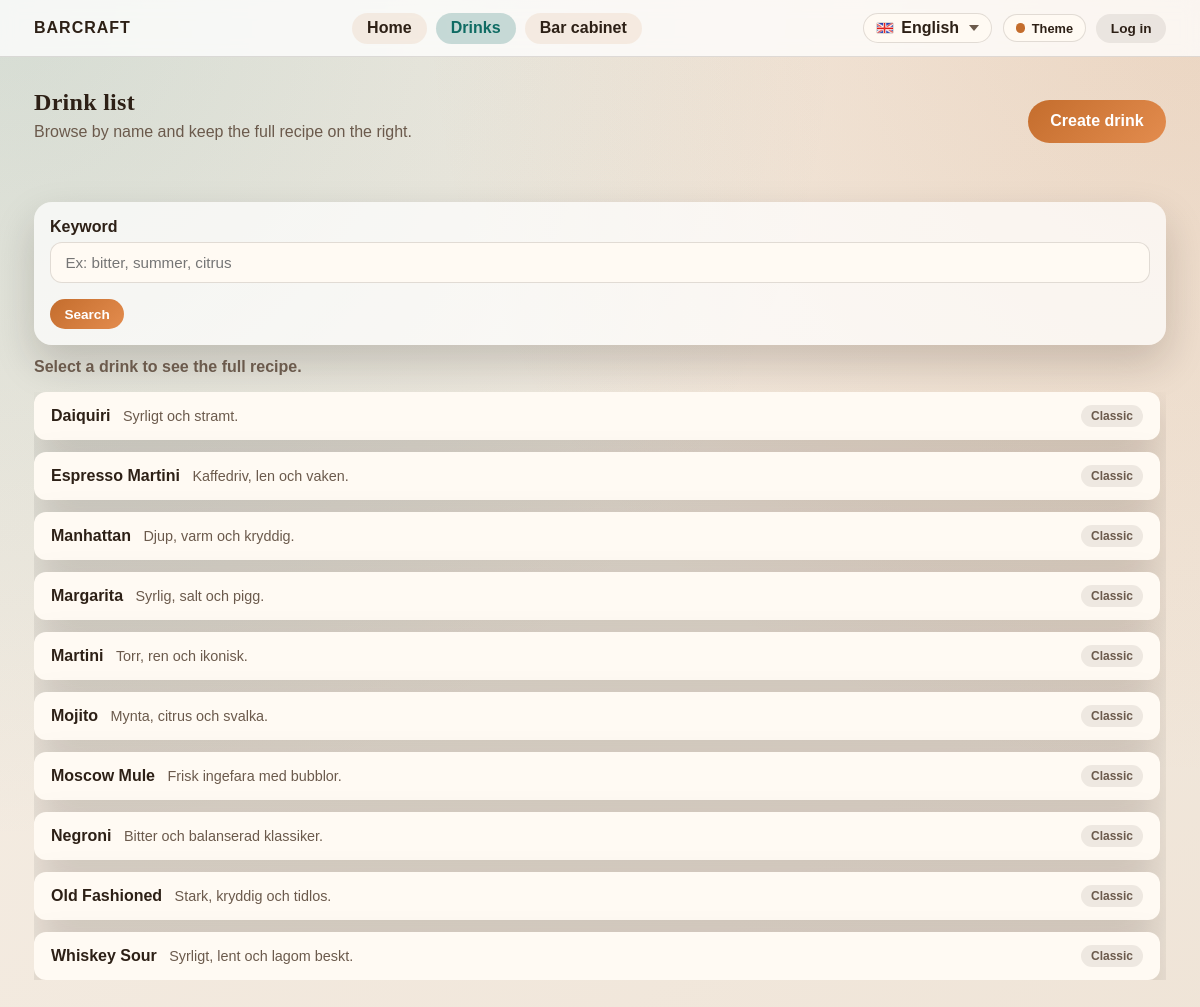
/drinks.php, run on an earlier commit of the app's database.
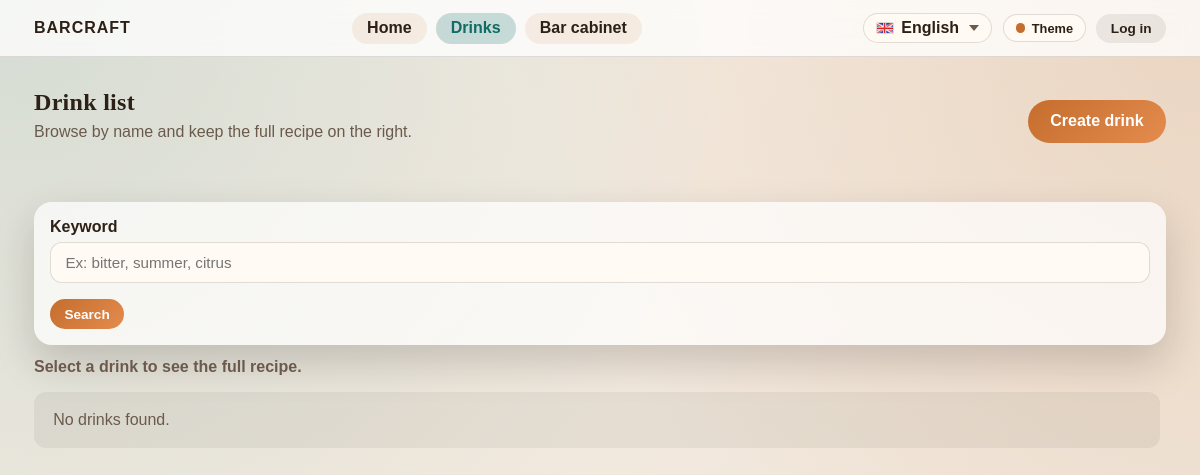
And on a later commit of the database.
### tables this page shows
CREATE TABLE IF NOT EXISTS drinks (
  id INT AUTO_INCREMENT PRIMARY KEY,
  name VARCHAR(120) NOT NULL,
  description VARCHAR(255) NULL,
  instructions TEXT NOT NULL,
  quote TEXT NULL,
  is_classic TINYINT(1) NOT NULL DEFAULT 0,
  created_at TIMESTAMP DEFAULT CURRENT_TIMESTAMP
);

### lib/app.php (called while the page is built, shortened)
<?php
require_once __DIR__ . '/helpers.php';
require_once __DIR__ . '/db.php';
require_once __DIR__ . '/i18n.php';
$current_user = null;
function is_logged_in(?array $user): bool
{
    return $user !== null && (int) $user['is_approved'] === 1;
}

### lib/i18n.php (called while the page is built, shortened)
<?php
function supported_languages(): array
{
    return [
        'en' => 'English',
        'sv' => 'Svenska',
        'no' => 'Norsk',
        'fi' => 'Suomi',
        'da' => 'Dansk',
        'de' => 'Deutsch',
        'pl' => 'Polski',
    ];
}
function supported_languages_with_flags(): array
{
    $languages = supported_languages();
    $flags = language_flag_map();
    $fallback = $flags['en'] ?? 'assets/en.png';
    $result = [];
    foreach ($languages as $code => $label) {
        $result[$code] = [
            'label' => $label,
            'flag' => $flags[$code] ?? $fallback,
        ];
    }
    return $result;
}
function language_flag_map(): array
{
    return [
        'en' => 'assets/en.png',
        'sv' => 'assets/se.png',
        'no' => 'assets/no.png',
        'fi' => 'assets/fi.png',
        'da' => 'assets/dk.png',
        'de' => 'assets/de.png',
        'pl' => 'assets/pl.png',
    ];
}
function i18n_messages(string $lang): array
{
    $base = __DIR__ . '/../i18n/';
    $path = $base . $lang . '.php';
    $messages = require $path;
    return $messages;
}
function i18n_lang(array $config, ?array $user): string
{
    $default = $config['app']['default_lang'] ?? 'en';
    $lang = $default;
    return $lang;
}
function t(string $key, array $vars = []): string
{
    $config = $GLOBALS['config'] ?? ['app' => ['default_lang' => 'en']];
    $user = $GLOBALS['current_user'] ?? null;
    $lang = i18n_lang($config, is_array($user) ? $user : null);
    $catalog = i18n_messages($lang);
    $fallback = i18n_messages('en');
    $text = $catalog[$key] ?? $fallback[$key] ?? $key;
    return $text;
}

### lib/helpers.php (called while the page is built, shortened)
<?php
function e(string $value): string
{
    return htmlspecialchars($value, ENT_QUOTES, 'UTF-8');
}
function str_lower(string $value): string
{
    if (function_exists('mb_strtolower')) {
        return mb_strtolower($value, 'UTF-8');
    }
    return strtolower($value);
}
function normalize_ingredient(string $value): string
{
    $value = str_lower(trim($value));
    $value = preg_replace('/\s+/', ' ', $value);
    return $value ?? '';
}

### lib/db.php (called while the page is built, shortened)
<?php
function fetch_drinks(mysqli $db): array
{
    $sql = "SELECT d.id, d.name, d.description, d.instructions, d.quote, d.is_classic, d.created_at,
                   GROUP_CONCAT(CONCAT(i.name, '::', IFNULL(di.amount,'')) ORDER BY i.name SEPARATOR '||') AS ingredient_pairs
            FROM drinks d
            LEFT JOIN drink_ingredients di ON di.drink_id = d.id
            LEFT JOIN ingredients i ON i.id = di.ingredient_id
            GROUP BY d.id
            ORDER BY d.is_classic DESC, d.name ASC";
    $result = $db->query($sql);
    $drinks = [];
    while ($row = $result->fetch_assoc()) {
        $ingredients = [];
        $ingredient_norms = [];
        if (!empty($row['ingredient_pairs'])) {
            $pairs = explode('||', $row['ingredient_pairs']);
            foreach ($pairs as $pair) {
                $parts = explode('::', $pair, 2);
                $name = $parts[0];
                $amount = $parts[1] ?? '';
                $ingredients[] = ['name' => $name, 'amount' => $amount];
                $ingredient_norms[] = normalize_ingredient($name);
            }
        }
        $row['ingredients'] = $ingredients;
        $row['ingredient_norms'] = array_values(array_unique($ingredient_norms));
        $drinks[] = $row;
    }
    return $drinks;
}

### drinks.php (the view, shortened to what this page needs)
<?php
require_once __DIR__ . '/lib/app.php';
$q = trim((string) ($_GET['q'] ?? ''));
$all_drinks = fetch_drinks($db);
$drinks = $q !== '' ? filter_search($all_drinks, $q) : $all_drinks;
$selected = null;
$nav_active = 'drinks';
$body_class = 'page-drinks';
require __DIR__ . '/partials/header.php';
?>
<main class="container">
    <section class="section">
        <div class="section-head section-head-row">
            <div>
                <h2><?= e(t('drinks_title')) ?></h2>
                <p><?= e(t('drinks_hint')) ?></p>
            </div>
            <a class="btn" href="create.php"><?= e(t('drinks_create_btn')) ?></a>
        </div>
    </section>
    <section class="section">
        <form class="form form-compact" method="get" action="drinks.php">
            <div class="field">
                <label for="q"><?= e(t('search_label')) ?></label>
                <input id="q" name="q" type="text" placeholder="<?= e(t('search_placeholder')) ?>" value="<?= e($q) ?>">
            </div>
            <button type="submit" class="btn btn-small"><?= e(t('search_button')) ?></button>
        </form>
        <?php if (!$selected): ?>
            <div class="list-hint"><?= e(t('drinks_select')) ?></div>
        <?php endif; ?>
        <div class="scroll-panel drink-scroll">
            <div class="drink-list">
                <?php if ($drinks === []): ?>
                    <div class="empty"><?= e(t('drinks_empty')) ?></div>
                <?php else: ?>
                    <?php foreach ($drinks as $drink): ?>
                        <?php
                        $item_active = $selected && (int) $drink['id'] === (int) $selected['id'];
                        $link = 'drinks.php?id=' . (int) $drink['id'];
                        $link .= '#detail';
                        $desc = trim((string) ($drink['description'] ?? ''));
                        ?>
                        <a class="drink-row<?= $item_active ? ' is-active' : '' ?>" href="<?= e($link) ?>">
                            <div>
                                <strong><?= e((string) $drink['name']) ?></strong>
                                <span class="muted"><?= e($desc) ?></span>
                            </div>
                            <span class="pill"><?= (int) ($drink['is_classic'] ?? 0) === 1 ? e(t('card_classic')) : e(t('card_user')) ?></span>
                        </a>
                    <?php endforeach; ?>
                <?php endif; ?>
            </div>
        </div>
    </section>
</main>
<?php require __DIR__ . '/partials/footer.php'; ?>

### partials/header.php (shortened to what this page needs)
<?php
$app_name = $config['app']['name'] ?? 'Barcraft';
$lang = i18n_lang($config, $current_user);
$language_options = supported_languages_with_flags();
$nav_active = $nav_active ?? '';
$body_class = $body_class ?? '';
?>
<!doctype html>
<html lang="<?= e($lang) ?>">
<head>
    <link rel="stylesheet" href="assets/style.css">
</head>
<body class="<?= e($body_class) ?>">
    <header class="topbar">
        <div class="topbar-inner">
            <a class="brand" href="index.php"><?= e($app_name) ?></a>
            <nav class="nav">
                <a href="index.php" class="nav-link<?= $nav_active === 'home' ? ' is-active' : '' ?>"><?= e(t('nav_home')) ?></a>
                <a href="drinks.php" class="nav-link<?= $nav_active === 'drinks' ? ' is-active' : '' ?>"><?= e(t('nav_drinks')) ?></a>
                <a href="pantry.php" class="nav-link<?= $nav_active === 'pantry' ? ' is-active' : '' ?>"><?= e(t('nav_barskap')) ?></a>
            </nav>
            <div class="topbar-actions">
                <form method="post" action="language.php" class="lang-menu" aria-label="<?= e(t('profile_language')) ?>">
                    <details>
                        <summary>
                            <img src="<?= e($language_options[$lang]['flag'] ?? 'assets/en.png') ?>" alt="" class="lang-flag" width="18" height="12" loading="lazy">
                            <span><?= e($language_options[$lang]['label'] ?? 'English') ?></span>
                            <span class="caret" aria-hidden="true"></span>
                        </summary>
                    </details>
                </form>
                <button type="button" class="theme-toggle" data-theme-toggle>
                    <span class="theme-dot"></span>
                    <span class="theme-text"><?= e(t('theme_toggle')) ?></span>
                </button>
                <?php if (is_logged_in($current_user)): ?>
                    <span class="user-pill"><?= e((string) ($current_user['name'] ?? '')) ?></span>
                    <form method="post" action="account.php" class="logout-form">
                        <input type="hidden" name="action" value="logout">
                        <button type="submit" class="btn btn-light btn-small"><?= e(t('auth_logout')) ?></button>
                    </form>
                <?php else: ?>
                    <a class="btn btn-light btn-small" href="account.php"><?= e(t('auth_login_btn')) ?></a>
                <?php endif; ?>
            </div>
        </div>
    </header>

### partials/footer.php (shortened to what this page needs)
</body>
</html>

What changed in the data, as far as the page shows it:
removed drinks: name "Daiquiri", description "Syrligt och stramt."
removed drinks: name "Espresso Martini", description "Kaffedriv, len och vaken."
removed drinks: name "Manhattan", description "Djup, varm och kryddig."
removed drinks: name "Margarita", description "Syrlig, salt och pigg."
removed drinks: name "Martini", description "Torr, ren och ikonisk."
removed drinks: name "Mojito", description "Mynta, citrus och svalka."
removed drinks: name "Moscow Mule", description "Frisk ingefara med bubblor."
removed drinks: name "Negroni", description "Bitter och balanserad klassiker."
removed drinks: name "Old Fashioned", description "Stark, kryddig och tidlos."
removed drinks: name "Whiskey Sour", description "Syrligt, lent och lagom beskt."
Also different on the page:
t('drinks_empty'): (not shown) → "No drinks found."
